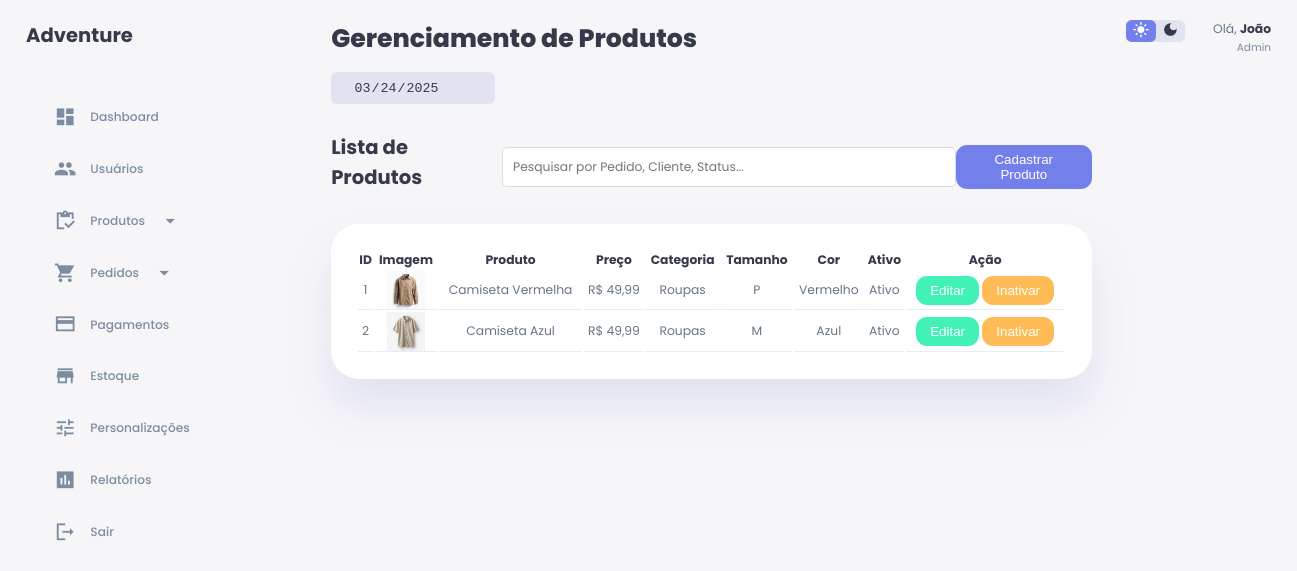
The page /public/admin/index.php?a=gerencia_produtos (signed in) on the database as committed earlier.
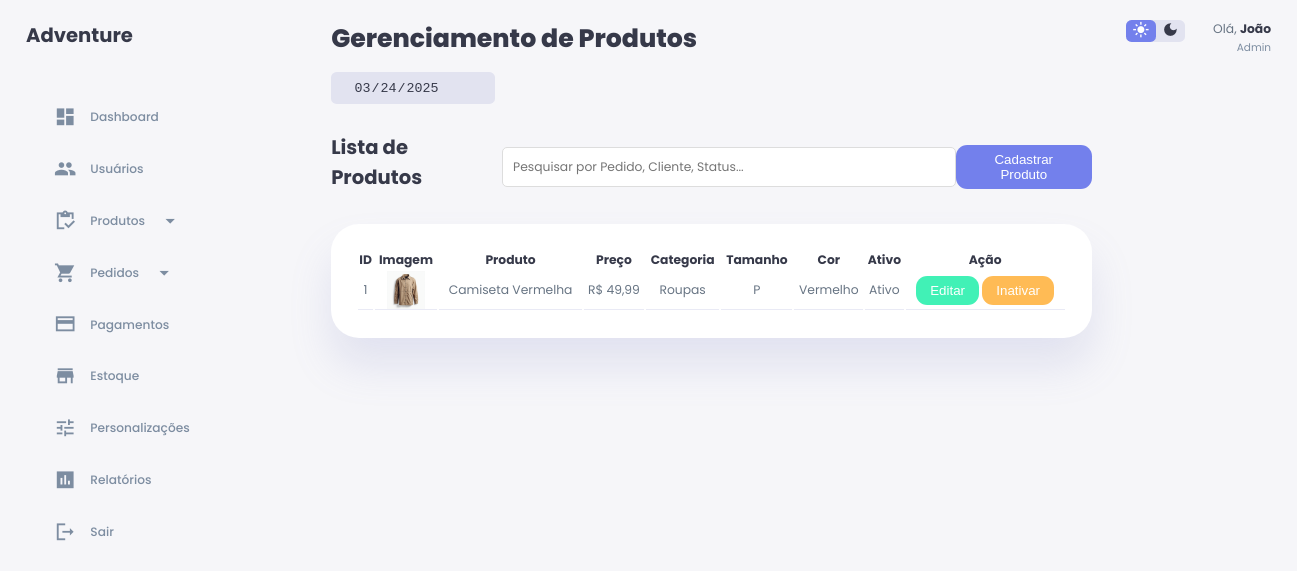
The same page on the database as committed later.
### tables this page shows
CREATE TABLE IF NOT EXISTS produtos (
  id INT PRIMARY KEY NOT NULL AUTO_INCREMENT,
  nome_produto VARCHAR(100) NOT NULL,
  descricao TEXT NOT NULL,
  preco DECIMAL(10,2) NOT NULL,
  categoria_id INT NOT NULL,
  tamanho_id INT NOT NULL,
  cor_id INT NOT NULL,
  imagem_produto VARCHAR(255),
  visivel TINYINT,
  data_criacao DATETIME NOT NULL DEFAULT CURRENT_TIMESTAMP,
  data_atualizacao DATETIME NOT NULL DEFAULT CURRENT_TIMESTAMP ON UPDATE CURRENT_TIMESTAMP,
  FOREIGN KEY (categoria_id) REFERENCES produto_categoria (id),
  FOREIGN KEY (tamanho_id) REFERENCES produto_tamanho (id),
  FOREIGN KEY (cor_id) REFERENCES produto_cores (id)
);

CREATE TABLE IF NOT EXISTS produto_categoria (
  id INT PRIMARY KEY NOT NULL AUTO_INCREMENT,
  nome_categoria VARCHAR(50) NOT NULL,
  data_criacao DATETIME NOT NULL DEFAULT CURRENT_TIMESTAMP,
  data_atualizacao DATETIME NOT NULL DEFAULT CURRENT_TIMESTAMP ON UPDATE CURRENT_TIMESTAMP
);

CREATE TABLE IF NOT EXISTS produto_tamanho (
  id INT PRIMARY KEY NOT NULL AUTO_INCREMENT,
  tamanho VARCHAR(10) NOT NULL,
  data_criacao DATETIME NOT NULL DEFAULT CURRENT_TIMESTAMP,
  data_atualizacao DATETIME NOT NULL DEFAULT CURRENT_TIMESTAMP ON UPDATE CURRENT_TIMESTAMP
);

CREATE TABLE IF NOT EXISTS produto_cores (
  id INT PRIMARY KEY NOT NULL AUTO_INCREMENT,
  cor VARCHAR(50) NOT NULL,
  data_criacao DATETIME NOT NULL DEFAULT CURRENT_TIMESTAMP,
  data_atualizacao DATETIME NOT NULL DEFAULT CURRENT_TIMESTAMP ON UPDATE CURRENT_TIMESTAMP
);

### core/controllers/Admin.php (called while the page is built, shortened)
<?php
class Admin
{
    public function gerencia_produtos()
    {
        $db = new AdminModel();
        $produtos = $db->buscarProdutos();
        Store::Layout_admin([
            'admin/layout/html_header',
            'admin/layout/header',
            'admin/gerencia_produtos',
            'admin/layout/footer',
            'admin/layout/html_footer',
        ], [
            'produto' => $produtos
        ]);
    }
}

### core/rotas_admin.php (called while the page is built, shortened)
<?php
$rotas = [
    'inicio' => 'admin@index',
    'admin_login' => 'admin@admin_login',
    'login_admin_submit' => 'admin@login_admin_submit',
    'logout' => 'admin@logout',
    'lista_clientes' => 'admin@lista_clientes',
    'usuario_admin' => 'admin@usuario_admin',
    'detalhes_usuario' => 'admin@detalhes_usuario',
    'editar_usuario' => 'admin@editar_usuario',
    'excluir_usuario' => 'admin@excluir_usuario',
    'pedidos' => 'admin@pedidos',
    'alterar_pedidos' => 'admin@alterar_pedidos',
    'obterItensPedido' => 'admin@obterItensPedido',
    'excluir_pedido' => 'admin@excluir_pedido',
    'ativar_pedido' => 'admin@ativar_pedido',
    'pedidos_cancelados' => 'admin@pedidos_cancelados',
    'pagamentos' => 'admin@pagamentos',
    'registrar_usuario' => 'admin@registrar_usuario',
    'editar_pagamento' => 'admin@editar_pagamento',
    'criar_status_pagamento' => 'admin@criar_status_pagamento',
    'produtos_categorias' => 'admin@produtos_categorias',
    'criar_categoria_produto' => 'admin@criar_categoria_produto',
    'editar_categoria_produto' => 'admin@editar_categoria_produto',
    'produtos_tamanhos' => 'admin@produtos_tamanhos',
    'criar_tamanho_produto' => 'admin@criar_tamanho_produto',
    'editar_tamanho_produto' => 'admin@editar_tamanho_produto',
    'produtos_cores' => 'admin@produtos_cores',
    'criar_cor_produto' => 'admin@criar_cor_produto',
    'editar_cor_produto' => 'admin@editar_cor_produto',
    'gerencia_produtos' => 'admin@gerencia_produtos',
    'cadastro_produtos' => 'admin@cadastro_produtos',
    'editar_produtos' => 'admin@editar_produtos',
    'processa_cadastro_produto' => 'admin@processa_cadastro_produto',
    'edita_cadastro_produto' => 'admin@edita_cadastro_produto',
    'inativar_produto' => 'admin@inativar_produto',
    'ativar_produto' => 'admin@ativar_produto',
];
$acao = 'inicio';
if(isset($_GET['a'])){
    if(!key_exists($_GET['a'], $rotas)){
        $acao = 'inicio';
    } else{
        $acao = $_GET['a'];
    }
}
$partes = explode('@', $rotas[$acao]);
$metodo = $partes[1];
$ctr = new $controlador();
$ctr->$metodo();

### public/admin/index.php (called while the page is built, shortened)
<?php
require_once('../../core/rotas_admin.php');

### core/classes/Database.php (called while the page is built, shortened)
<?php
class Database{
    private $conexao;
    private function conectar(){
        $this->conexao = new PDO(
            'mysql:'.
            'host='.MYSQL_SERVER.';'.
            'dbname='.MYSQL_DATABASE.';'.
            'charset='.MYSQL_CHARSET,
            MYSQL_USER,
            MYSQL_PASS,
            array(PDO::ATTR_PERSISTENT => true)
        );
        $this->conexao->setAttribute(PDO::ATTR_ERRMODE, PDO::ERRMODE_WARNING);
    }
    private function desconectar(){
        $this->conexao = null;
    }
    public function select($sql, $param = null){
        $res = null;
        try{
            if(!empty($param)){
                $exe = $this->conexao->prepare($sql);
                $exe->execute($param);
                $res = $exe->fetchAll(PDO::FETCH_CLASS);
            } else{
                $exe = $this->conexao->prepare($sql);
                $exe->execute();
                $res = $exe->fetchAll(PDO::FETCH_CLASS);
            }
        }catch(PDOException $e){
            echo $e;
        }
        return $res;
    }
};

### core/models/AdminModel.php (called while the page is built, shortened)
<?php
class AdminModel
{
    public function buscarProdutos(){
        $sql = new Database();
        $produtos = $sql->select("SELECT p.id, p.nome_produto, p.descricao, p.preco, c.nome_categoria, t.tamanho, co.cor, p.imagem_produto, p.visivel, p.data_criacao, p.data_atualizacao FROM produtos p JOIN produto_categoria c ON p.categoria_id = c.id JOIN produto_tamanho t ON p.tamanho_id = t.id JOIN produto_cores co ON p.cor_id = co.id;");
        if (count($produtos) != 0) {
            return $produtos;
        } else {
            return false;
        }
    }
}

### core/views/admin/gerencia_produtos.php (the view, shortened to what the changed rows need)
<link rel="stylesheet" href="assets/css/gerencia_produtos.css">
<div class="container">
    <aside>
        <div class="top">
            <div class="logo">
                <div>
                    <h2>Adventure </h2>
                </div>
            </div>
        </div>
        <div class="sidebar">
            <a href="?a=index">
                <span class="material-icons-sharp">dashboard</span>
                <h3>Dashboard</h3>
            </a>
            <a href="?a=usuario_admin">
                <span class="material-icons-sharp">people</span>
                <h3>Usuários</h3>
            </a>
            <div class="dropdown">
                <a href="#" class="dropdown-toggle">
                    <span class="material-icons-sharp" id="inventory">inventory</span>
                    <h3>Produtos</h3>
                    <span class="material-icons-sharp arrow">arrow_drop_down</span>
                </a>
            </div>
            <div class="dropdown">
                <a href="#" class="dropdown-toggle">
                    <span class="material-icons-sharp" id="inventory">shopping_cart</span>
                    <h3>Pedidos</h3>
                    <span class="material-icons-sharp arrow">arrow_drop_down</span>
                </a>
            </div>
            <a href="?a=pagamentos">
                <span class="material-icons-sharp">credit_card</span>
                <h3>Pagamentos</h3>
            </a>
            <a href="">
                <span class="material-icons-sharp">store</span>
                <h3>Estoque</h3>
            </a>
            <a href="">
                <span class="material-icons-sharp">tune</span>
                <h3>Personalizações</h3>
            </a>
            <a href="">
                <span class="material-icons-sharp">poll</span>
                <h3>Relatórios</h3>
            </a>
            <a href="?a=logout">
                <span class="material-icons-sharp">logout</span>
                <h3>Sair</h3>
            </a>
        </div>
    </aside>
    <main>
        <h1>Gerenciamento de Produtos</h1>
        <div class="date">
            <input type="date" id="date-input" disabled>
        </div>
        <div class="recent-orders">
            <div class="crud-header">
                <h2>Lista de Produtos</h2>
                <input type="text" id="search-input" placeholder="Pesquisar por Pedido, Cliente, Status..." onkeyup="searchOrders()">
                <button class="btn btn-primary" id="create-payment-method" onclick="cadastrarProduto()">Cadastrar Produto</button>
            </div>
            <table>
                <thead>
                    <tr>
                        <th>ID</th>
                        <th>Imagem</th>
                        <th>Produto</th>
                        <th>Preço</th>
                        <th>Categoria</th>
                        <th>Tamanho</th>
                        <th>Cor</th>
                        <th>Ativo</th>
                        <th>Ação</th>
                    </tr>
                </thead>
                <tbody>
                    <?php foreach ($produto as $produto): ?>
                        <tr>
                            <td><?= $produto->id ?></td>
                            <td><img src="../assets\images\produtos\<?= $produto->imagem_produto ?>" alt="ERRO"></td>
                            <td><?= $produto->nome_produto ?></td>
                            <td>R$ <?= str_replace('.', ',', $produto->preco) ?></td>
                            <td><?= $produto->nome_categoria ?></td>
                            <td><?= $produto->tamanho ?></td>
                            <td><?= $produto->cor ?></td>
                            <td class="td-visivel"><?= $produto->visivel ?></td>
                            <td>
                                <button id="botao-editar" class="btn btn-success add-user" data-id="<?= $produto->id ?>" onclick="editarProduto()">Editar</button>
                                <?php if ($produto->visivel == 1): ?>
                                    <button class="btn btn-warning botao-inativar" data-id="<?= $produto->id ?>">Inativar</button>
                                <?php else: ?>
                                    <button class="btn btn-primary botao-ativar" data-id="<?= $produto->id ?>">Ativar</button>
                                <?php endif; ?>
                            </td>
                        </tr>
                    <?php endforeach; ?>
                </tbody>
            </table>
        </div>
    </main>
    <div class="right">
        <div class="top">
            <div class="theme-toggler">
                <span class="material-icons-sharp active">light_mode</span>
                <span class="material-icons-sharp">dark_mode</span>
            </div>
            <div class="profile">
                <div class="info">
                    <p>Olá, <b><?= $_SESSION['nome_admin'] ?></b></p>
                    <small class="text-muted">Admin</small>
                </div>
            </div>
        </div>
    </div>
</div>

### core/classes/Store.php (shortened to what the changed rows need)
<?php
class Store{
    public static function Layout_admin($estruturas, $dados= null){
        foreach($estruturas as $estrutura){
            include("../../core/views/$estrutura.php");
        }
    }
};

Rows that differ between the two databases and show on the page:
removed produtos: id "2", imagem_produto (picture), nome_produto "Camiseta Azul", preco "49,99", categoria.nome_categoria "Roupas", tamanho.tamanho "M", cor.cor "Azul"
